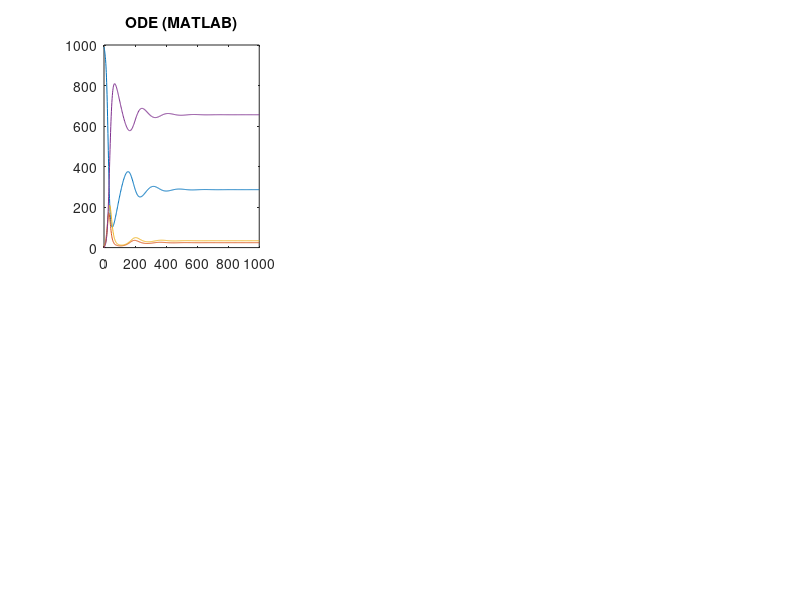

This chart was generated by the following MATLAB code: (Note: this script raises an error after producing the figure.)
function TestAllSolvers()
%TESTALLSOLVERS Summary of this function goes here
%   Detailed explanation goes here

    figure;
    
    % ODE for reference
    [ t, p ] = ode45(@pdot, [0 1000], [990 0 10 0]);
    subplot(2,3,1);
    plot(t, p); title('ODE (MATLAB)');
    
    PlotRun('SSA',   2, 'SSA');
    PlotRun('FIRST', 3, 'First Reaction');
    PlotRun('TAU',   4, 'Tau-Leaping');
    PlotRun('R',     5, 'R-Leaping');
    PlotRun('B',     6, 'B-Leaping');
    
end

function dp = pdot(~, p)
    dp = zeros(4,1);
    dp(1) = (p(4) * 0.0074) - (p(1) * p(3) * 0.0005); % +waning immunity - newly exposed
    dp(2) = (p(1) * p(3) * 0.0005) - (p(2) * 0.2);    % +newly exposed   - now infectious
    dp(3) = (p(2) * 0.2) - (p(3) * 0.143);            % +now infectious  - recovered
    dp(4) = (p(3) * 0.143) - (p(4) * 0.0074);         % +recovered       - waning immunity
end

function PlotRun(solver, position, caption)

tStart = tic;
    [ ~, data ] = RunModel(TestModel, TestConfig, solver, 10, 730, 1000);
tElapsed = toc(tStart);
    fprintf('Run time for %s: %f\n', caption, tElapsed);
    subplot(2, 3, position); plot(data'); title(caption);

end
